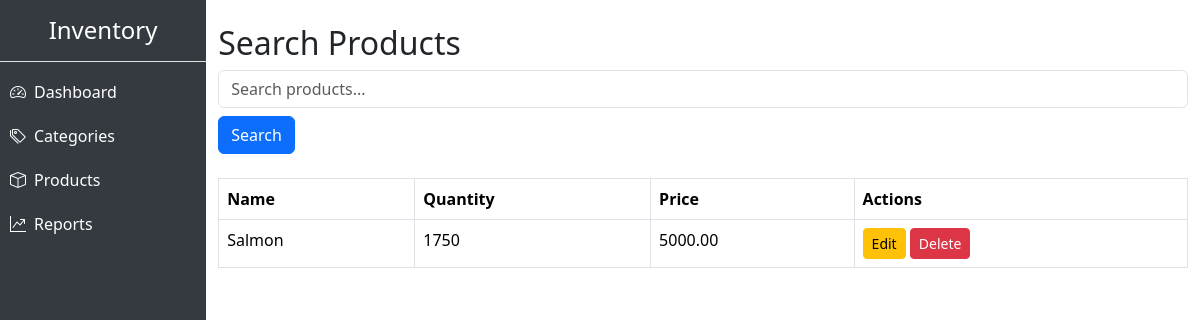
The page /search_filter.php (signed in) on the database its author committed.
### tables this page shows
CREATE TABLE `products` (
  `id` int(11) NOT NULL,
  `name` varchar(100) NOT NULL,
  `quantity` int(11) NOT NULL,
  `price` decimal(10,2) NOT NULL,
  `selling_price` decimal(10,2) DEFAULT NULL,
  `created_at` timestamp NOT NULL DEFAULT current_timestamp(),
  `category_id` int(11) DEFAULT NULL
);

### search_filter.php (the view, shortened to what this page needs)
<?php
include 'db.php';
$search = isset($_GET['search']) ? $_GET['search'] : '';
$sql = "SELECT * FROM products WHERE name LIKE '%$search%'";
$result = $conn->query($sql);
?>
<!DOCTYPE html>
<html>
<head>
    <link href="https://cdn.jsdelivr.net/npm/bootstrap@5.3.2/dist/css/bootstrap.min.css" rel="stylesheet">
</head>
<body>
<div class="container mt-4">
    <h2>Search Products</h2>
    <form method="get" class="mb-4">
        <input type="text" name="search" class="form-control" placeholder="Search products..." value="<?= htmlspecialchars($search) ?>">
        <button type="submit" class="btn btn-primary mt-2">Search</button>
    </form>
    <div class="table-responsive">
        <table class="table table-bordered">
            <tr><th>Name</th><th>Quantity</th><th>Price</th><th>Actions</th></tr>
            <?php while ($row = $result->fetch_assoc()) { ?>
                <tr>
                    <td><?= $row['name'] ?></td>
                    <td><?= $row['quantity'] ?></td>
                    <td><?= $row['price'] ?></td>
                    <td>
                        <a href="update_product.php?id=<?= $row['id'] ?>" class="btn btn-sm btn-warning">Edit</a>
                        <a href="delete_product.php?id=<?= $row['id'] ?>" class="btn btn-sm btn-danger" onclick="return confirm('Delete this item?')">Delete</a>
                    </td>
                </tr>
            <?php } ?>
        </table>
    </div>
</div>
</body>
</html>

### rows shown on the page
products: name "Salmon", quantity "1750", price "5000.00"
